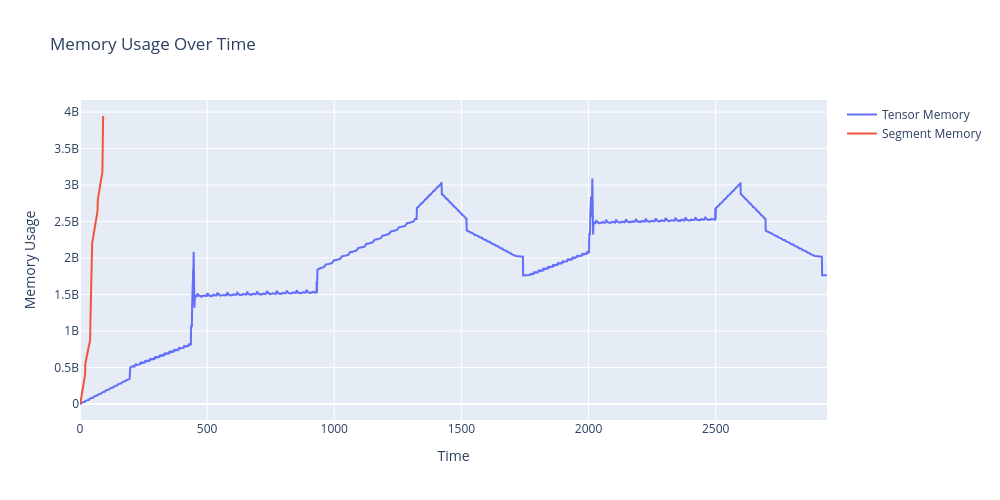

The notebook cell saved with this chart:
### Markdown cell above
# Training Estimation

### Code cell
allocator, result = estimator.estimate()
print(f"Estimate memory: {max(allocator._trace.max_segment_changes)/1024**3}")
allocator.plot_memory_change()
